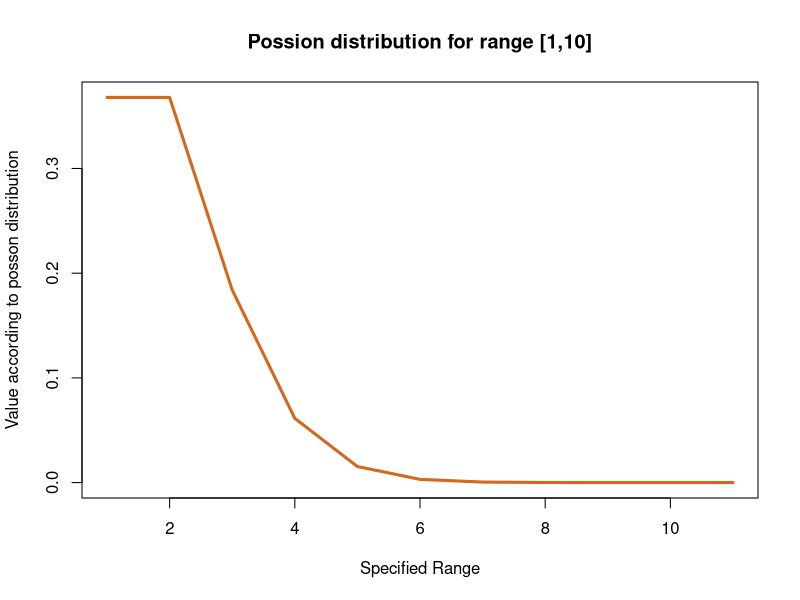
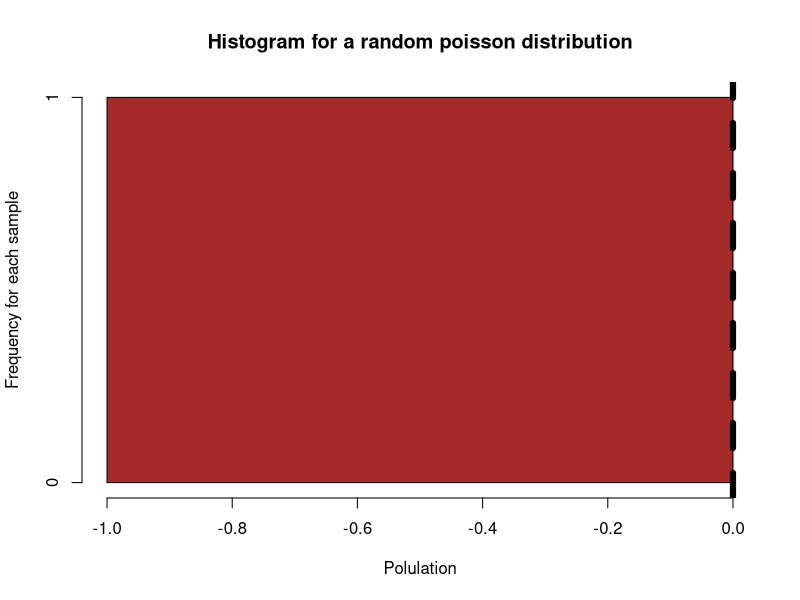

These charts were generated, in order, by the following R code: (Note: this script raises an error after producing the figures.)
#Q2:
pop = dpois(100000, 4)
plot( dpois( x=0:10, lambda=1 ), type="l", col  = "chocolate", main = "Possion distribution for range [1,10]" , lwd=3, xlab="Specified Range", ylab="Value according to posson distribution")
#-----------------------------------------------------------------------------------------------------------------------------------------------------------------------------------------------------------------------------
#Q3:
hist(pop,col=c('brown', 'orange', 'chocolate'),main = "Histogram for a random poisson distribution", xlab="Polulation", ylab="Frequency for each sample")
p = par(lwd=6, lty="dashed")
abline(v=mean(pop))
#-----------------------------------------------------------------------------------------------------------------------------------------------------------------------------------------------------------------------------
#Q4:
question4 <- function(pop){
  s = sample(pop,1000)
  hist(s,col=c('brown', 'orange', 'chocolate'), xlab="Polulation", ylab="Frequency for each sample")
  p = par(lwd=3, lty="dashed")
  abline(v=mean(s))
  par(lwd = 1, lty="solid")
}

repeat_quest4 <- function(pop){
  i=1
  par(mfrow=c(3,5))
  repeat{
    question4(pop)
    i= i + 1
    if( i == 16 ){
      break
    }
  }
  par(mfrow=c(1,1))
}

repeat_quest4()

#Comparing the sample with the distributions
qqplot(s, pop,col=c("red","blue"),lwd=3,type="p",main="QQPlot comparing the sample with the poisson distribution", xlab = "Sample points", ylab = "Population points")
legend("bottomright", inset=.05, title="Distributions", c("Sample","Population"), lwd=3, lty=c(3, 3), col=c("red","blue"))

#-----------------------------------------------------------------------------------------------------------------------------------------------------------------------------------------------------------------------------

#Q5:
samples = lapply(1:50, function(x){ c(sample(pop,500)) })
means = lapply(samples, function(x){mean(x)})
means = unlist( means )
hist(means, col=c('brown', 'orange', 'chocolate'))